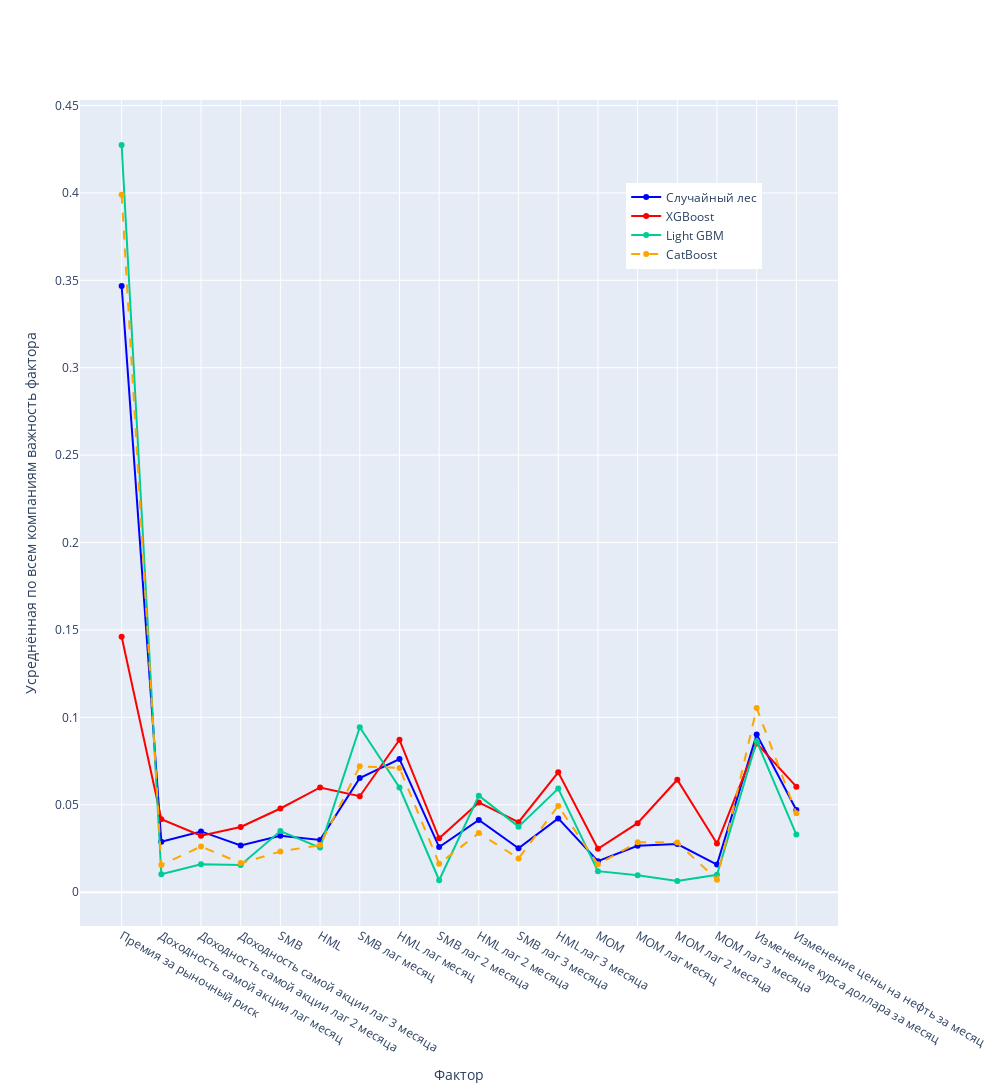

The code cell stored with this chart in its notebook:
### Markdown cell above
# All importances RF, XGBoost, LightGBM, CatBoost on 1 plot

### Code cell
fig = go.Figure()


fig.add_trace(go.Scatter(x=B.index, y=B['средняя важность'],
                         mode='lines+markers',name='Случайный лес',
                         line = dict(color='blue')))

fig.add_trace(go.Scatter(x=C.index, y=C['средняя важность'],
                         mode='lines+markers',name='XGBoost',
                         line = dict(color='red')))

fig.add_trace(go.Scatter(x=E.index, y=E['средняя важность'],
                         mode='lines+markers',name='Light GBM'))

fig.add_trace(go.Scatter(x=D.index, y=D['средняя важность'],
                         mode='lines+markers',name='CatBoost',
                         line = dict(color='orange', width=2, dash='dash')))


fig.update_layout(yaxis_title = 'Усреднённая по всем компаниям важность фактора',xaxis_title = 'Фактор',autosize=False,width=1000,height = 1100,
                  legend=dict(yanchor="top", y=0.9, xanchor="right", x=0.9))

fig.show()

### Figure 1 — Plotly figure (JSON) as saved in the notebook; plotly's stock layout.template omitted (floating-point values rounded to 4 significant figures)
{"data": [{"line": {"color": "blue"}, "mode": "lines+markers", "name": "Случайный лес", "type": "scatter", "x": ["Премия за рыночный риск", "Доходность самой акции лаг месяц", "Доходность самой акции лаг 2 месяца", "Доходность самой акции лаг 3 месяца", "SMB", "HML", "SMB лаг месяц", "HML лаг месяц", "SMB лаг 2 месяца", "HML лаг 2 месяца", "SMB лаг 3 месяца", "HML лаг 3 месяца", "MOM", "MOM лаг месяц", "MOM лаг 2 месяца", "MOM лаг 3 месяца", "Изменение курса доллара за месяц", "Изменение цены на нефть за месяц"], "y": [0.3468, 0.0289, 0.03475, 0.02667, 0.03226, 0.02991, 0.06529, 0.07617, 0.0258, 0.0413, 0.02508, 0.0422, 0.01775, 0.02658, 0.02754, 0.01579, 0.09024, 0.047]}, {"line": {"color": "red"}, "mode": "lines+markers", "name": "XGBoost", "type": "scatter", "x": ["Премия за рыночный риск", "Доходность самой акции лаг месяц", "Доходность самой акции лаг 2 месяца", "Доходность самой акции лаг 3 месяца", "SMB", "HML", "SMB лаг месяц", "HML лаг месяц", "SMB лаг 2 месяца", "HML лаг 2 месяца", "SMB лаг 3 месяца", "HML лаг 3 месяца", "MOM", "MOM лаг месяц", "MOM лаг 2 месяца", "MOM лаг 3 месяца", "Изменение курса доллара за месяц", "Изменение цены на нефть за месяц"], "y": [0.1462, 0.04173, 0.0323, 0.03731, 0.04787, 0.05991, 0.05489, 0.08719, 0.03084, 0.05133, 0.04001, 0.06857, 0.02485, 0.03948, 0.06432, 0.02782, 0.08508, 0.06035]}, {"mode": "lines+markers", "name": "Light GBM", "type": "scatter", "x": ["Премия за рыночный риск", "Доходность самой акции лаг месяц", "Доходность самой акции лаг 2 месяца", "Доходность самой акции лаг 3 месяца", "SMB", "HML", "SMB лаг месяц", "HML лаг месяц", "SMB лаг 2 месяца", "HML лаг 2 месяца", "SMB лаг 3 месяца", "HML лаг 3 месяца", "MOM", "MOM лаг месяц", "MOM лаг 2 месяца", "MOM лаг 3 месяца", "Изменение курса доллара за месяц", "Изменение цены на нефть за месяц"], "y": [0.4274, 0.01028, 0.01594, 0.01561, 0.03495, 0.02553, 0.09433, 0.05984, 0.006824, 0.05521, 0.03749, 0.05925, 0.01202, 0.00966, 0.006424, 0.009947, 0.08636, 0.03296]}, {"line": {"color": "orange", "dash": "dash", "width": 2}, "mode": "lines+markers", "name": "CatBoost", "type": "scatter", "x": ["Премия за рыночный риск", "Доходность самой акции лаг месяц", "Доходность самой акции лаг 2 месяца", "Доходность самой акции лаг 3 месяца", "SMB", "HML", "SMB лаг месяц", "HML лаг месяц", "SMB лаг 2 месяца", "HML лаг 2 месяца", "SMB лаг 3 месяца", "HML лаг 3 месяца", "MOM", "MOM лаг месяц", "MOM лаг 2 месяца", "MOM лаг 3 месяца", "Изменение курса доллара за месяц", "Изменение цены на нефть за месяц"], "y": [0.399, 0.0156, 0.02614, 0.01663, 0.02325, 0.027, 0.072, 0.07108, 0.01629, 0.03382, 0.01931, 0.04934, 0.01594, 0.02859, 0.02837, 0.00712, 0.1053, 0.0452]}], "layout": {"autosize": false, "height": 1100, "legend": {"x": 0.9, "xanchor": "right", "y": 0.9, "yanchor": "top"}, "width": 1000, "xaxis": {"title": {"text": "Фактор"}}, "yaxis": {"title": {"text": "Усреднённая по всем компаниям важность фактора"}}}}
